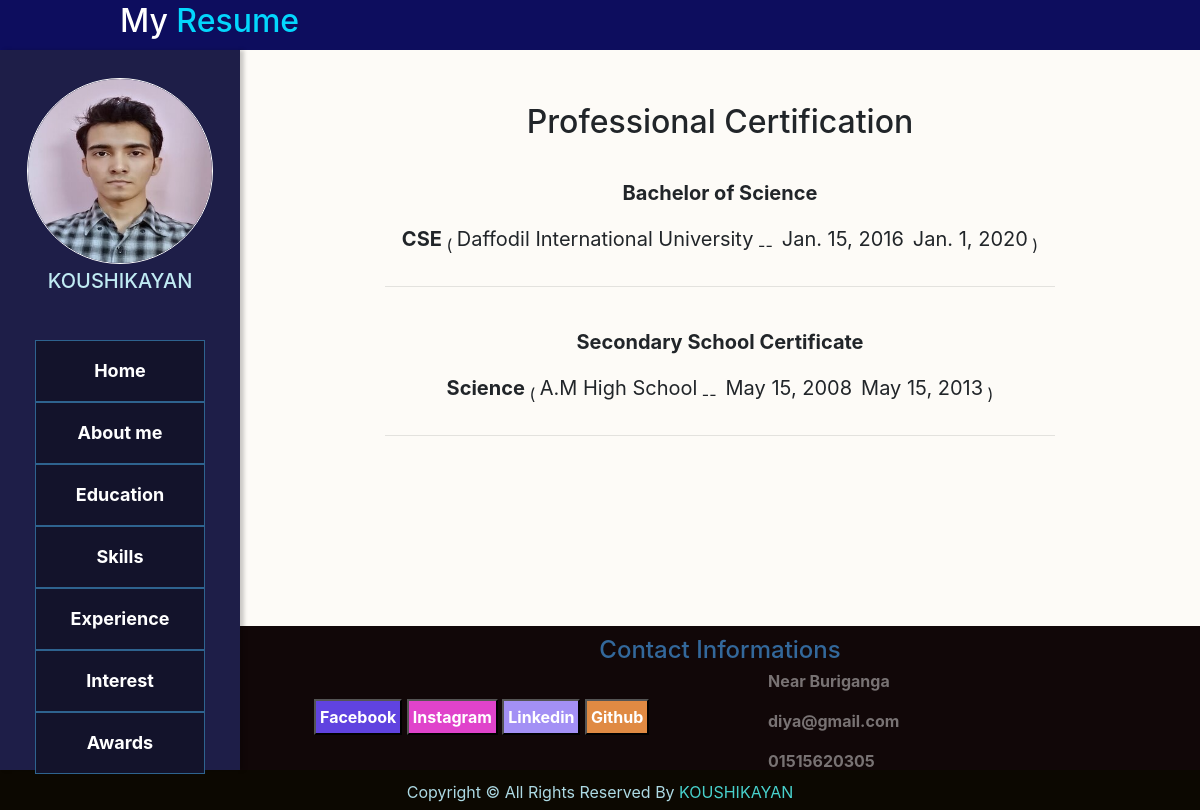
The page /koushikayan/education on the database its author committed.
### portfolioapp/models.py (models this page shows, shortened)
class Profile(models.Model):
    user = models.OneToOneField(User, primary_key = True, on_delete = models.CASCADE)
    name = models.CharField(max_length = 50)
    image = models.ImageField()

class Education(models.Model):
    user = models.ForeignKey(User,  on_delete = models.CASCADE)
    institution_name = models.CharField(max_length = 50)
    name_of_degree = models.CharField(max_length = 50)
    subject = models.CharField(max_length = 50, blank = True, null = True)
    from_date = models.DateField()
    to_date = models.DateField()

class Contact(models.Model):
    user = models.OneToOneField(User, primary_key = True, on_delete = models.CASCADE)
    address = models.TextField()
    email = models.CharField(max_length = 50)
    phone_no = models.CharField(max_length=12)
    facebook = models.CharField(max_length = 250, blank = True, null = True)
    instagram = models.CharField(max_length = 250, blank = True, null = True)
    linkedin = models.CharField(max_length = 250, blank = True, null = True)
    github = models.CharField(max_length = 250, blank = True, null = True)

### portfolioapp/views.py (the view)
# urls.py: path('<name>/education', education, name= 'education'),
def education(request, name):
    profile = Profile.objects.get(user__username = name)
    education = Education.objects.filter(user__username = name)
    contact = Contact.objects.get(user__username = name)
    context = {'education':education, 'profile': profile, 'contact':contact}
    return render(request, 'education.html', context)

### templates/education.html
{% extends 'base.html' %}
{% load static %}
{% block profile %}
        <img style="align-content: center; border: 1px solid white; " src="{{ profile.image.url}}" alt="This is profile picture">
{% endblock %}
{% block profileName %}
        <h5 style="text-transform: uppercase;">{{profile.user.username}}</h5>
{% endblock %}
{% block content %}
<link rel="stylesheet" href="{% static 'css/education.css' %}">
    <div class="education-div">
        <div class="row">
            <div class="col-md-12 education">
                <br><br><h2>Professional Certification</h2><br><br>
                {% for i in education %}
                    <p><b>{{i.name_of_degree}}</b></p> <br>
                    <p><b>{{i.subject}}</b></p>
                    (&nbsp;<p>{{i.institution_name}}</p>&nbsp;--&nbsp;
                    <p>{{i.from_date}}</p>&nbsp;
                    <p>{{i.to_date}}</p>&nbsp;)
                    <hr>
                    <br>
                {% endfor %}
            </div>
        </div>
    </div>
{% endblock %}
{% block contact %}
        <div class="left-contact">
                <div class="left-contact-content">
                    <button style="background-color: rgb(96, 67, 224); padding: 4px; margin-left: 50px;"><a href="{{contact.facebook}}" target="_blank" style="text-decoration: none; font-weight: bold; " >Facebook</a></button>
                    <button style="background-color: rgb(224, 67, 203); padding: 4px;"><a href="{{contact.instagram}}" target="_blank" style="text-decoration: none; font-weight: bold;">Instagram</a></button>
                    <button style="background-color: rgb(163, 144, 245); padding: 4px;"><a href="{{contact.linkedin}}" target="_blank" style="text-decoration: none; font-weight: bold;">Linkedin</a></button>
                    <button style="background-color: rgb(224, 138, 67); padding: 4px;"><a href="{{contact.github}}" target="_blank" style="text-decoration: none; font-weight: bold;">Github</a></button>
                </div>
        </div>
        <div class="right-contact">
                <div class="right-contact-content">
                        <p>{{contact.address}}</p>
                        <p>{{contact.email}}</p>
                        <p>{{contact.phone_no}}</p>
                </div>
        </div>
{% endblock %}
{% block rightsname %}
    {{profile.user.username}}
 {% endblock %}

### static/css/style.css (style rules this page uses)
* { margin: 0; padding: 0; }
a { text-decoration: none; color: white; }
.nav-top img { width: 186px; height: 186px; display: block; margin: auto; border-radius: 50%; margin-top:20px; }
.profile-name h5 { text-align: center; }
.left-contact { width: 50%; height:100%; }
.left-contact-content { width: 90%; height: 50%; margin: 0 auto; margin-top: 30px; }
.right-contact { width: 50%; height:100%; }
.right-contact-content { width: 80%; margin: 0 auto; }
.right-contact-content p { font-weight: bold; color: rgba(241, 241, 241, 0.459); }

### static/css/education.css (style rules this page uses)
.education-div { width: 100%; height: 100%; position: relative; }
.education { width: 700px; height: 100%; margin:0 auto; overflow: scroll; text-align: center; text-justify: inter-word; position: absolute; top: 50%; left: 50%; transform: translate(-50%, -50%); }
.education p { line-height: 1.5; display: inline-block; vertical-align: middle; font-size: 20px; }
h2 { line-height: 1.5; display: inline-block; vertical-align: middle; }

### rows shown on the page
Education: name_of_degree "Bachelor of Science", subject "CSE", institution_name "Daffodil International University", from_date "Jan. 15, 2016", to_date "Jan. 1, 2020"
Education: name_of_degree "Secondary School Certificate", subject "Science", institution_name "A.M High School", from_date "May 15, 2008", to_date "May 15, 2013"
